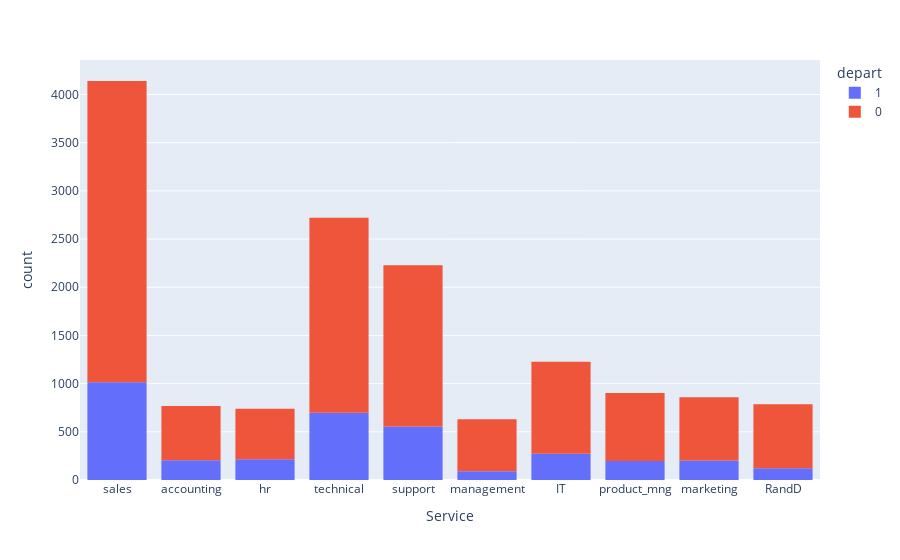

The cell this chart's notebook holds for it:
### Code cell
fig = px.histogram(employes, x="Service",color="depart")
fig.show()

### Figure 1 — Plotly figure (JSON) as saved in the notebook; plotly's stock layout.template omitted (floating-point values rounded to 4 significant figures; data arrays with more than 128 entries replaced by an {"elided": "..."} marker saying what was removed)
{"data": [{"alignmentgroup": "True", "bingroup": "x", "hovertemplate": "depart=1<br>Service=%{x}<br>count=%{y}<extra></extra>", "legendgroup": "1", "marker": {"color": "#636efa", "pattern": {"shape": ""}}, "name": "1", "offsetgroup": "1", "orientation": "v", "showlegend": true, "type": "histogram", "x": {"elided": "3571 str values"}, "xaxis": "x", "yaxis": "y"}, {"alignmentgroup": "True", "bingroup": "x", "hovertemplate": "depart=0<br>Service=%{x}<br>count=%{y}<extra></extra>", "legendgroup": "0", "marker": {"color": "#EF553B", "pattern": {"shape": ""}}, "name": "0", "offsetgroup": "0", "orientation": "v", "showlegend": true, "type": "histogram", "x": {"elided": "11428 str values"}, "xaxis": "x", "yaxis": "y"}], "layout": {"barmode": "relative", "legend": {"title": {"text": "depart"}, "tracegroupgap": 0}, "margin": {"t": 60}, "xaxis": {"anchor": "y", "domain": [0, 1], "title": {"text": "Service"}}, "yaxis": {"anchor": "x", "domain": [0, 1], "title": {"text": "count"}}}}
